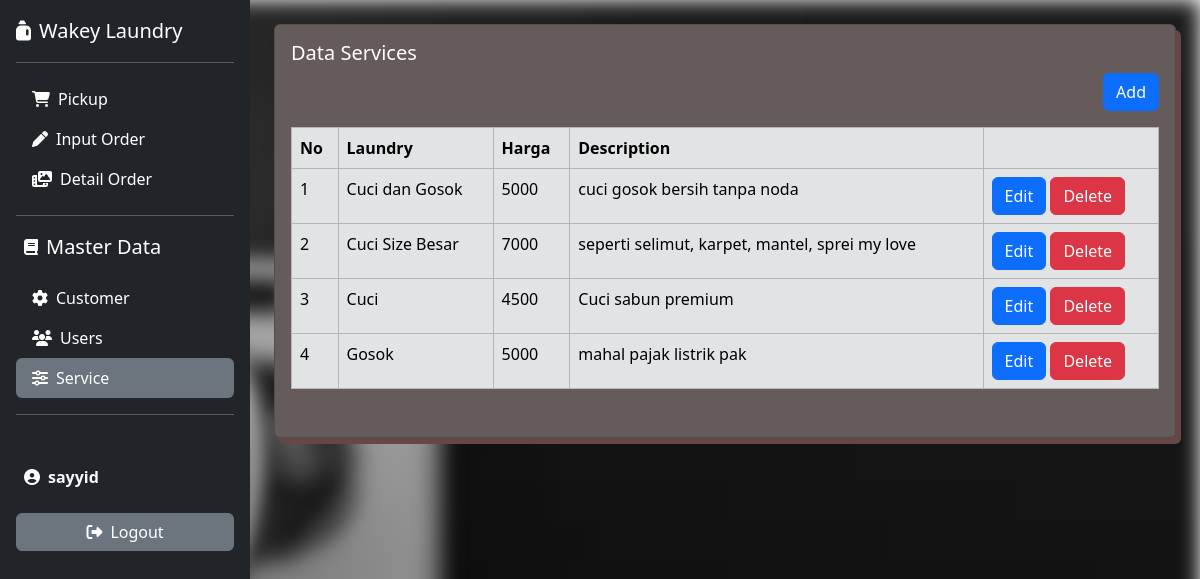
Page /home.php?page=service (signed in) on the committed database.
### tables this page shows
CREATE TABLE `type_of_service` (
  `id` int(11) NOT NULL,
  `service_name` varchar(50) NOT NULL,
  `price` int(11) NOT NULL,
  `description` text NOT NULL,
  `created_at` timestamp NOT NULL DEFAULT current_timestamp(),
  `update_at` timestamp NULL DEFAULT NULL ON UPDATE current_timestamp(),
  `deleted_at` datetime NOT NULL
);

### content/service.php (the view)
<?php
$query = mysqli_query($config, "SELECT * FROM type_of_service WHERE deleted_at IS NULL");
$rows = mysqli_fetch_all($query, MYSQLI_ASSOC);
?>
<div class="row">
    <div class="col-12">
        <div class="card">
            <div class="card-body">
                <h5 class="card-title text-white"> Data Services</h5>
                <div class="mb-3" align="right">
                    <a href="?page=tambah-service" class="btn btn-primary">Add</a>
                </div>
                <div class="bg-table">
                    <div class="table-responsive table">
                        <table class="table table-bordered table-secondary">
                            <thead>
                                <tr>
                                    <th>No</th>
                                    <th>Laundry</th>
                                    <th>Harga</th>
                                    <th>Description</th>
                                    <th></th>
                                </tr>
                            </thead>
                            <tbody class="">
                                <?php foreach($rows as $key => $row): ?>
                                <tr>
                                    <td><?php echo $key += 1; ?></td>
                                    <td><?php echo $row['service_name'] ?></td>
                                    <td><?php echo $row['price'] ?></td>
                                    <td><?php echo $row['description'] ?></td>
                                    <td>
                                        <a href="?page=tambah-service&edit=<?php echo $row ['id']?>"
                                            class="btn btn-primary">Edit</a>
                                        <a onclick="return confirm('bener gak mau dihapus?')"
                                            href="?page=tambah-service&delete=<?php echo $row ['id']?>"
                                            class="btn btn-danger">Delete</a>
                                    </td>
                                </tr>
                                <?php endforeach ?>
                            </tbody>
                        </table>
                    </div>
                </div>
            </div>
        </div>
    </div>
</div>

### assets/css/style.css (style rules this page uses)
body { position: relative; margin: 0; padding: 0; }
.row .card { background-color: rgb(102, 91, 91); box-shadow: 5px 6px rgb(102, 71, 71); }

### rows in the picture
type_of_service: key "1", service_name "Cuci dan Gosok", price "5000", description "cuci gosok bersih tanpa noda"
type_of_service: key "2", service_name "Cuci Size Besar", price "7000", description "seperti selimut, karpet, mantel, sprei my love"
type_of_service: key "3", service_name "Cuci", price "4500", description "Cuci sabun premium"
type_of_service: key "4", service_name "Gosok", price "5000", description "mahal pajak listrik pak"

### other values in the picture
$name "sayyid"
